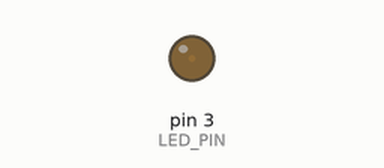
This sketch was run on a simulated Arduino Uno, built with avr-gcc and run on an emulated ATmega328P. Shown: output pins drawn as LEDs (lit = HIGH). What the sketch prints to the serial monitor is not drawn.

Above: at 0.05 s.
At 1.2 s:
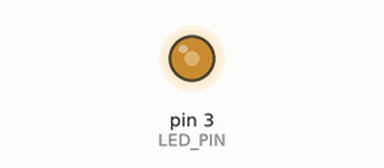
At 1.9 s:
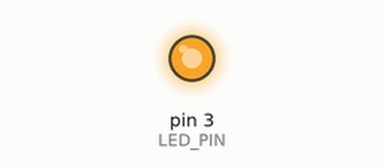
At 3.75 s:
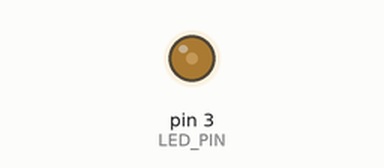
Timing chart, 0 to 5.9 s (numbered marks = the images above):
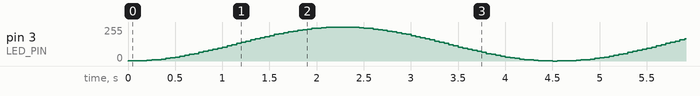

The sketch:

analogWrite-demo-1-sizeof.ino
```cpp
// 呼吸灯
// 在 Uno 上 pin 3, 5, 6, 9, 10, 11 支持 analogWrite()
// 也就是带 ~ 的 pin
#define LED_PIN 3

// 存放 LED 亮度值的查找表(lookup table)
uint8_t sine_table[] = {
  1,   1,   2,   3,   5,   8,  11,  15,  20,  25,
 30,  36,  43,  49,  56,  64,  72,  80,  88,  97,
105, 114, 123, 132, 141, 150, 158, 167, 175, 183,
191, 199, 206, 212, 219, 225, 230, 235, 240, 244,
247, 250, 252, 253, 254, 255, 254, 253, 252, 250,
247, 244, 240, 235, 230, 225, 219, 212, 206, 199,
191, 183, 175, 167, 158, 150, 141, 132, 123, 114,
105,  97,  88,  80,  72,  64,  56,  49,  43,  36,
 30,  25,  20,  15,  11,   8,   5,   3,   2,   1, 0};

// 计算查找表中的元素数量
int numData = (sizeof sine_table) / (sizeof sine_table[0]); // 在这里 numData = 91 <1>

void setup() {
  Serial.begin(9600);
  Serial.println(numData); // 打印出数字帮助我们确认
}

void loop() {
  for (int i = 0; i < numData; i++) {
    analogWrite(LED_PIN, sine_table[i]);
    delay(50);
  }
}
```
